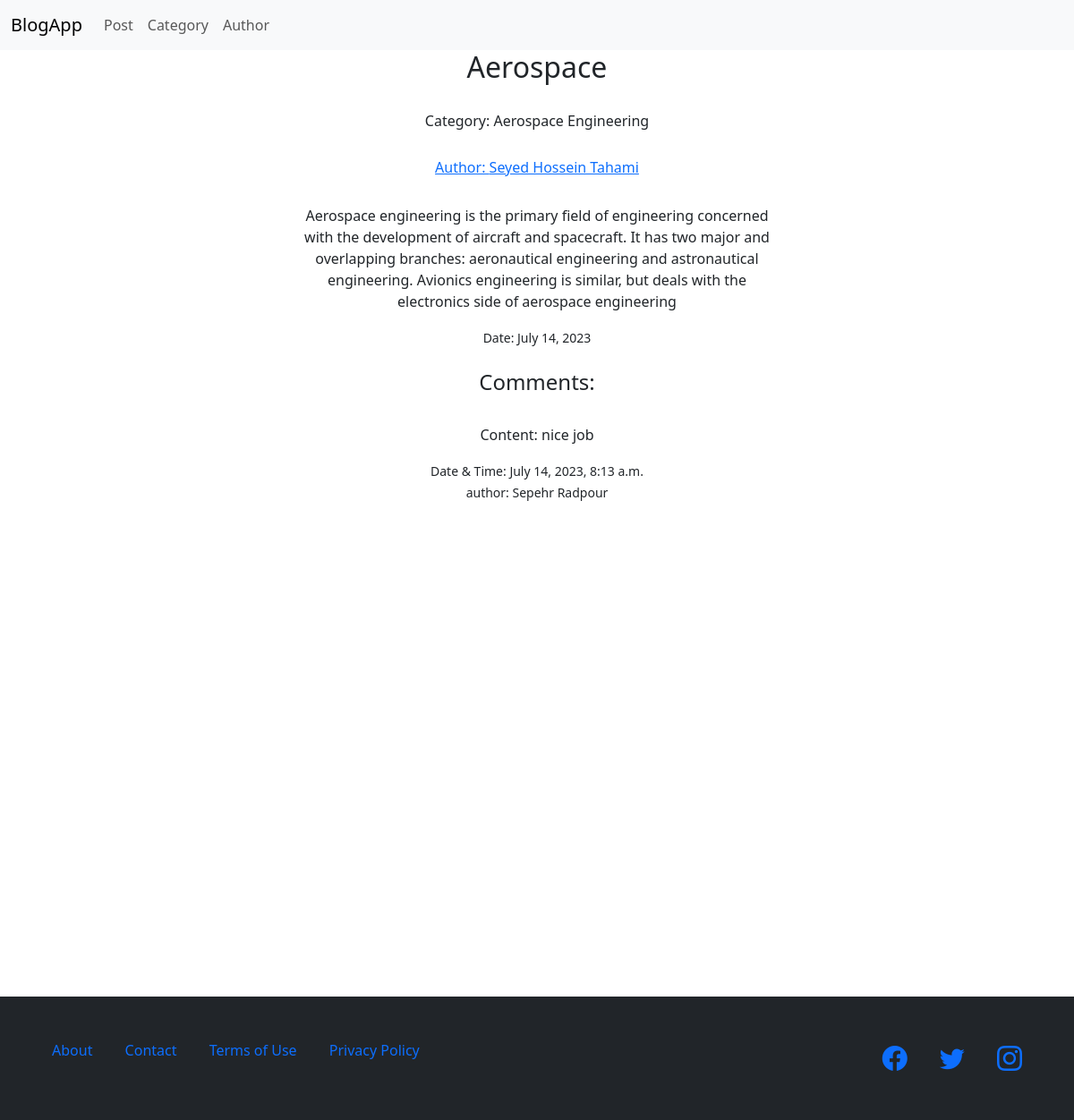
Page /posts/2/ on the committed database.
### BlogApp/models.py (models this page shows, shortened)
class Post(models.Model):
    title = models.CharField(max_length=200)
    content = models.TextField()
    author = models.ForeignKey(
        Author,
        on_delete=models.CASCADE
    )
    Category = models.ForeignKey(
        Category,
        on_delete=models.CASCADE
    )
    date = models.DateField(auto_now_add=True)

class Category(models.Model):
    name = models.CharField(max_length=200)
    description = models.TextField()

class Author(models.Model):
    name = models.CharField(max_length=200)
    bio = models.TextField()
    pic = models.ImageField(upload_to = 'images/', default='default_pic.jpg')

class Comment(models.Model):
    content = models.TextField()
    author = models.ForeignKey(
        Author,
        on_delete=models.CASCADE
    )
    post = models.ForeignKey(
        Post,
        on_delete = models.CASCADE
    )
    date = models.DateTimeField(auto_now_add=True)

### BlogApp/views.py (the view)
# urls.py: path('posts/<int:post_id>/', views.post_details),
def post_details(request, post_id):
    detail = get_object_or_404(Post, id = post_id)
    comment = list(Comment.objects.all())
    res2 = list()
    for item in comment:
        if item.post.title == detail.title:
            res2.append(item)
    return render(request, 'post_details.html', {'detail': detail , 'comment':res2})

### template/post_details.html (shortened to what this page needs)
{% extends 'base.html' %}
{% block content %}
<div class="text-center">
    <h2>{{ detail.title }}</h2>
    <br>
    <h6>Category: {{ detail.Category.name }}</h6>
    <br>
    <a href="{% url 'authors_detail' detail.author.id %}">
        <h6>Author: {{ detail.author.name }}</h6>
    </a>
    <br>
    <div class="container">
        <div class="row">
            <div class="col-3">
            </div>
            <div class="col-6">
                <p>{{ detail.content }}</p>
            </div>
            <div class="col-3">
            </div>
        </div>
    </div>
    <small>Date: {{ detail.date }}</small>
    <br>
    <br>
    <div>
        <h4>Comments:</h4>
        <br>
        {%for com in comment%}
        <p>Content: {{com.content}} </p>
        <small>Date & Time: {{com.date}}</small>
        <br>
        <small>author: {{com.author.name}}</small>
        <br>
        <br>
        {%endfor%}
    </div>
</div>
{%endblock%}

### rows in the picture
Post: title "Aerospace", Category.name "Aerospace Engineering", author.name "Seyed Hossein Tahami", content "Aerospace engineering is the primary field of engineering concerned with the development of aircraft and spacecraft. It has two major and overlapping branches: aeronautical engineering and astronautical engineering. Avionics engineering is similar, but deals with the electronics side of aerospace engineering", date "July 14, 2023"
Comment: content "nice job", date "July 14, 2023, 8:13 a.m.", author.name "Sepehr Radpour"
